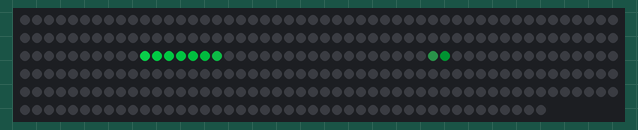
Recording of a sketch running on a simulated Arduino Uno, built with avr-gcc and run on an emulated ATmega328P. On the bench: 294 RGB LEDs in strip order, left to right, continuing on the next row. Dim RGB values are drawn brighter than linear.

Above: at 0.18 s.
At 3.32 s:
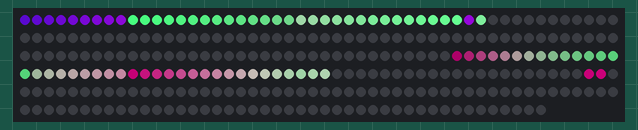
At 8.35 s:
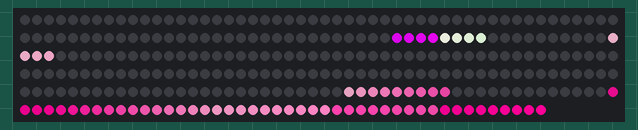
At 10.55 s:
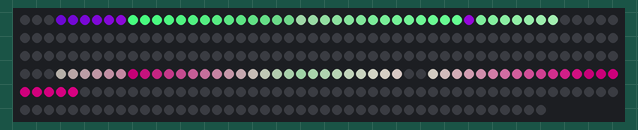
At 12.12 s:
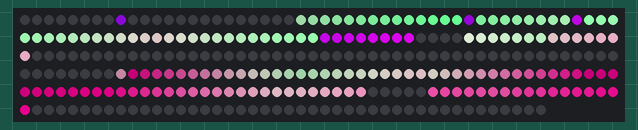
At 16.52 s:
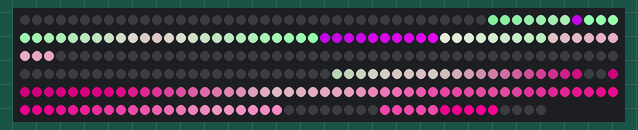

The sketch:

pixels4_LL.ino
```cpp
#include <Adafruit_NeoPixel.h>
#include "data_struct2.h"
#include <math.h>
#define DEBUG (0)                         // Whether or not to use DEBUG statements
#define MAX_X (49)                        // The maximum x coordinate in our array
#define MAX_Y (29)                        // The maximum y coordinate in our array
#define NUM_FUNCS (1)                     // The number of functions we have to loop through
#define PIN 6                             // Which pin to use as output
#define DEL 12                            // The delay (in ms) between each time step
#define SWEEP_LEFT_TIM_MAX (MAX_X)        // The maximum timer value for sweep_left

// This array holds the coordinates of each of the pixels
uint16_t i = 0;
// int tim = 49;                              // Current stage in the programming process (function dependent)
int tim = 1;
uint8_t which_func = 0;
uint8_t x_coord = 0;                              // Current x-coordinate we are looking at
uint8_t y_coord = 0;                              // Current y-coordinate we are looking at

// Initialize the LED Strip:
Adafruit_NeoPixel strip = Adafruit_NeoPixel(NUM_LIGHTS, PIN);

void sweep_right(uint16_t n, uint8_t x, uint8_t y){
    // Loop back when we reach the end of the sequence
    if (tim < 0){
        tim = 50;
    }
// Check to see if the x coordinate is large enough to light up
    if (x < tim-1) {
        strip.setPixelColor(n, 0, 0, 0);
    } else if (x < 2*tim){
//        Serial.print("Turn On Pixel: ");
//        Serial.println(x);
        strip.setPixelColor(n, 5*x,9*y,3*(x+y));
    } else {
//        Serial.print("Turn Off Pixel: ");
//        Serial.println(x);
        strip.setPixelColor(n, 0,0,0);
    }
    return;
}

void sweep_left(uint16_t n, uint8_t x, uint8_t y){
    // Loop back when we reach the end of the sequence
    if (tim > 50){
        tim = 1;
    }
// Check to see if the x coordinate is large enough to light up
    if (x < tim-1) {
        strip.setPixelColor(n, 0, 0, 0);
    } else if (x < 2*tim){
//        Serial.print("Turn On Pixel: ");
//        Serial.println(x);
        strip.setPixelColor(n, 5*x,9*y,3*(x+y));
    } else {
//        Serial.print("Turn Off Pixel: ");
//        Serial.println(x);
        strip.setPixelColor(n, 0,0,0);
    }
    return;
}
// This type of function writes a pixel value given x, y coordinates, and a timer
typedef void (*update_grid)(uint16_t, uint8_t, uint8_t);
// Func is a pointer to the given update_grid function we are using
update_grid func;

// This function chooses the given function we want to use
void choose_func(int x){
    switch(x){
        case 0:
            func = &sweep_right;
            return;
        default:
            func = &sweep_right;
            return;
        }
}

/*
// Gets the x-coordinate of the current pixel
int get_x_coord(int idx) {
    return pixel_array[idx][0];
}
// Gets the y-coordinate of the current pixel
int get_y_coord(int idx) {
    return pixel_array[idx][1];
}
*/

void setup() {
    // put your setup code here, to run once:
    strip.begin();
    strip.show();
    if (DEBUG) {
        Serial.begin(9600);      // open the serial port at 9600 bps:
    }
}

void loop() {
    // chase(strip.Color(0, 0, 255)); // Blue
    // put your main code here, to run repeatedly:
//    delay(DEL);
//    strip.setPixelColor(0, 255, 0, 0);
//    strip.show();
//    delay(DEL);
//    strip.setPixelColor(1, 0, 255, 0);
//    strip.show();
//    delay(DEL);
//    strip.setPixelColor(2, 0, 0, 255);
//    strip.show();
//    delay(DEL);
//    strip.setPixelColor(0, 0, 255, 0);
//    strip.show();
//    delay(DEL);
//    strip.setPixelColor(1, 0, 0, 255);
//    strip.show();
//    delay(DEL);
//    strip.setPixelColor(2, 255, 0, 0);
//    strip.show();
//    delay(DEL);
//      if (DEBUG) {
//    Serial.println(NUM_LIGHTS);
//      }

//    //choose_func(which_func);
//    // Update each of the lights from the display
    i = 0;
    while(1) {
        x_coord = pixel_array[i][0];
        y_coord = pixel_array[i][1];
        // strip.setPixelColor(i, 60, 60, 60);
//        sweep_right(i, x_coord, y_coord);
        sweep_left(i, x_coord, y_coord);
        //func(i, x_coord, y_coord);
        i++;
        if (i == 294)
            break;
    }
    strip.show();
 //   tim--; decrement for sweep_right
    tim++;
    delay(DEL);
}
```

Source omitted: data_struct2.h (data table, 2924 bytes)

Measured:
- by itself, everything shown: repeats every 15.7 s, in 50 steps
